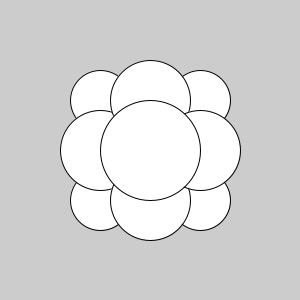
Frame 1 (no input)
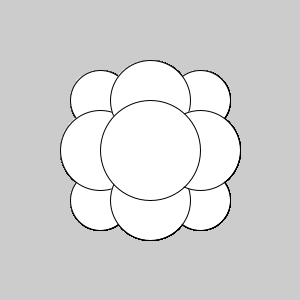
Frame 60 (the mouse pressed at the canvas centre just before this capture)
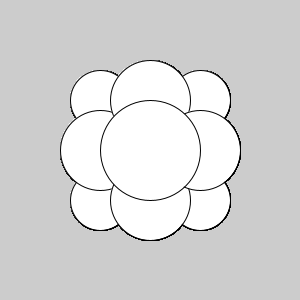
Frame 120 (the mouse held since frame 60 and released just before this capture)

The Processing sketch that drew these frames (run headless with seeded random() and noise(); from frame 60 on, the mouse is pressed at the canvas centre):

// Processing sketch: processing_180596
// ── processing_180596.pde

void setup () { size (300,300);
}
void draw () {
ellipse(200,100,60,60); 
ellipse(100,100,60,60);
ellipse(200,200,60,60);
ellipse(100,200,60,60);
ellipse(100,150,80,80);
ellipse(150,100,80,80);
ellipse(150,200,80,80);
ellipse(200,150,80,80);
ellipse(150,150,100,100);
}
